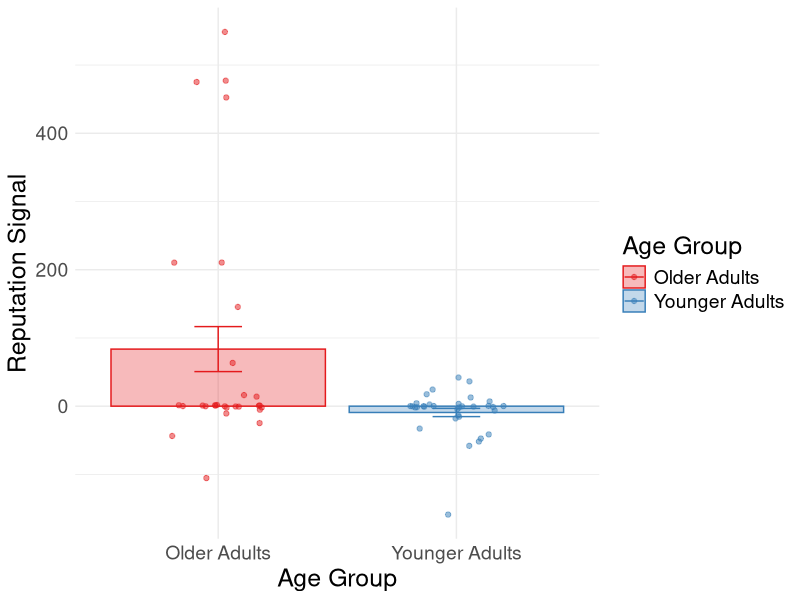

Recreate this plot in R. (Note: this script raises an error after producing the figure.)
# Graphs of neuroimaging cluster means
# 12.16.21

# load required packages ####
library(here)
library(tidyverse)

# load source functions

# set hard-coded variables

# load data
brain <- read.csv(here::here('data', 'SocialAL_cluster_activity.csv'))

# rename age groups
brain$AgeGroup[which(brain$AgeGroup == 'YA')] <- 'Younger Adults'
brain$AgeGroup[which(brain$AgeGroup == 'OA')] <- 'Older Adults'

# graph constants ####
lg = 18 # text size
sm = 14
custom_plot = list(theme(
  plot.title = element_text(size = 24),
  axis.title.x = element_text(size = lg), axis.text.x = element_text(size = sm),
  axis.title.y = element_text(size = lg), axis.text.y = element_text(size = sm), 
  legend.title = element_text(size = lg), legend.text = element_text(size = sm))
)

# create summary tables by age group ####
d1 <- brain %>% pivot_longer(cols = feedback_rTPJ:decision_ifg, names_to = 'region', values_to = 'activation')

d2 <- d1 %>% 
  group_by(AgeGroup, region) %>%
  dplyr::summarise(mean = mean(activation), sd = sd(activation), 
                   se= sd(activation)/sqrt(n()))

# decision - IFG ####
ifgmeans <- d2[which(d2$region == 'decision_ifg'),]
ifg <- ggplot() +
  geom_point(data = brain, aes(x = AgeGroup, y = decision_ifg, colour = AgeGroup), 
             position = position_jitterdodge(jitter.height = .25), alpha = .5) +
  geom_bar(data = ifgmeans, aes(x = AgeGroup, y = mean, colour = AgeGroup, fill = AgeGroup), 
           stat='identity', alpha = 0.3, position=position_dodge()) +
  geom_errorbar(data = ifgmeans, aes(x = AgeGroup, y = mean, ymin=mean - se, ymax = mean + se, colour = AgeGroup), 
                width = .2, position=position_dodge(.9)) + 
  xlab('Age Group') + ylab('Reputation Signal') +
  scale_fill_brewer(palette="Set1", name="Age Group") + theme_minimal() + 
  scale_colour_brewer(palette="Set1", name="Age Group") + custom_plot
saveRDS(ifg, here::here('figs', 'ifg.RDS'))

# feedback - TPJ ####
tpjmeans <- d2[which(d2$region == 'feedback_rTPJ'),]
tpj <- ggplot() +
  geom_point(data = brain, aes(x = AgeGroup, y = feedback_rTPJ, colour = AgeGroup), 
             position = position_jitterdodge(jitter.height = .25), alpha = .5) +
  geom_bar(data = tpjmeans, aes(x = AgeGroup, y = mean, colour = AgeGroup, fill = AgeGroup), 
           stat='identity', alpha = 0.3, position=position_dodge()) +
  geom_errorbar(data = tpjmeans, aes(x = AgeGroup, y = mean, ymin=mean - se, ymax = mean + se, colour = AgeGroup), 
                width = .2, position=position_dodge(.9)) + 
  xlab('Age Group') + ylab('RPE Signal') +
  scale_fill_brewer(palette="Set1", name="Age Group") + theme_minimal() + 
  scale_colour_brewer(palette="Set1", name="Age Group") + custom_plot
saveRDS(tpj, here::here('figs', 'tpj.RDS'))

# feedback - Visual ####
vismeans <- d2[which(d2$region == 'feedback_visual'),]
vis <- ggplot() +
  geom_point(data = brain, aes(x = AgeGroup, y = feedback_visual, colour = AgeGroup), 
             position = position_jitterdodge(jitter.height = .25), alpha = .5) +
  geom_bar(data = vismeans, aes(x = AgeGroup, y = mean, colour = AgeGroup, fill = AgeGroup), 
           stat='identity', alpha = 0.3, position=position_dodge()) +
  geom_errorbar(data = vismeans, aes(x = AgeGroup, y = mean, ymin=mean - se, ymax = mean + se, colour = AgeGroup), 
                width = .2, position=position_dodge(.9)) + 
  xlab('Age Group') + ylab('RPE Signal') +
  scale_fill_brewer(palette="Set1", name="Age Group") + theme_minimal() + 
  scale_colour_brewer(palette="Set1", name="Age Group") + custom_plot
saveRDS(vis, here::here('figs', 'vis.RDS'))

